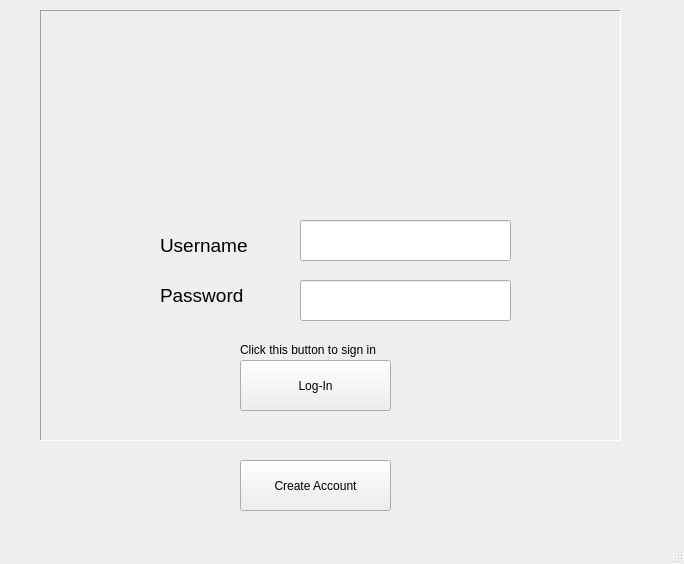
<?xml version="1.0" encoding="UTF-8"?>
<ui version="4.0">
 <class>Login</class>
 <widget class="QMainWindow" name="Login">
  <property name="geometry">
   <rect>
    <x>0</x>
    <y>0</y>
    <width>684</width>
    <height>564</height>
   </rect>
  </property>
  <property name="windowTitle">
   <string>Login</string>
  </property>
  <widget class="QWidget" name="centralwidget">
   <widget class="QFrame" name="frame">
    <property name="geometry">
     <rect>
      <x>40</x>
      <y>10</y>
      <width>581</width>
      <height>431</height>
     </rect>
    </property>
    <property name="styleSheet">
     <string notr="true"/>
    </property>
    <property name="frameShape">
     <enum>QFrame::Panel</enum>
    </property>
    <property name="frameShadow">
     <enum>QFrame::Sunken</enum>
    </property>
    <property name="lineWidth">
     <number>1</number>
    </property>
   </widget>
   <widget class="QPushButton" name="btn_crtacc">
    <property name="geometry">
     <rect>
      <x>240</x>
      <y>460</y>
      <width>151</width>
      <height>51</height>
     </rect>
    </property>
    <property name="text">
     <string>Create Account</string>
    </property>
   </widget>
   <widget class="QPushButton" name="btn_login">
    <property name="geometry">
     <rect>
      <x>240</x>
      <y>360</y>
      <width>151</width>
      <height>51</height>
     </rect>
    </property>
    <property name="text">
     <string>Log-In</string>
    </property>
   </widget>
   <widget class="QLabel" name="lbl_info">
    <property name="geometry">
     <rect>
      <x>240</x>
      <y>340</y>
      <width>161</width>
      <height>20</height>
     </rect>
    </property>
    <property name="text">
     <string>Click this button to sign in</string>
    </property>
   </widget>
   <widget class="QLabel" name="lbl_username">
    <property name="geometry">
     <rect>
      <x>160</x>
      <y>230</y>
      <width>111</width>
      <height>31</height>
     </rect>
    </property>
    <property name="font">
     <font>
      <pointsize>14</pointsize>
     </font>
    </property>
    <property name="text">
     <string>Username</string>
    </property>
   </widget>
   <widget class="QLineEdit" name="txt_pass">
    <property name="geometry">
     <rect>
      <x>300</x>
      <y>280</y>
      <width>211</width>
      <height>41</height>
     </rect>
    </property>
    <property name="echoMode">
     <enum>QLineEdit::Password</enum>
    </property>
   </widget>
   <widget class="QLabel" name="lbl_password">
    <property name="geometry">
     <rect>
      <x>160</x>
      <y>280</y>
      <width>111</width>
      <height>31</height>
     </rect>
    </property>
    <property name="font">
     <font>
      <pointsize>14</pointsize>
     </font>
    </property>
    <property name="text">
     <string>Password</string>
    </property>
   </widget>
   <widget class="QLineEdit" name="txt_uname">
    <property name="geometry">
     <rect>
      <x>300</x>
      <y>220</y>
      <width>211</width>
      <height>41</height>
     </rect>
    </property>
   </widget>
  </widget>
  <widget class="QMenuBar" name="menubar">
   <property name="geometry">
    <rect>
     <x>0</x>
     <y>0</y>
     <width>684</width>
     <height>26</height>
    </rect>
   </property>
  </widget>
  <widget class="QStatusBar" name="statusbar"/>
 </widget>
 <tabstops>
  <tabstop>txt_uname</tabstop>
  <tabstop>txt_pass</tabstop>
  <tabstop>btn_login</tabstop>
  <tabstop>btn_crtacc</tabstop>
 </tabstops>
 <resources/>
 <connections/>
</ui>
